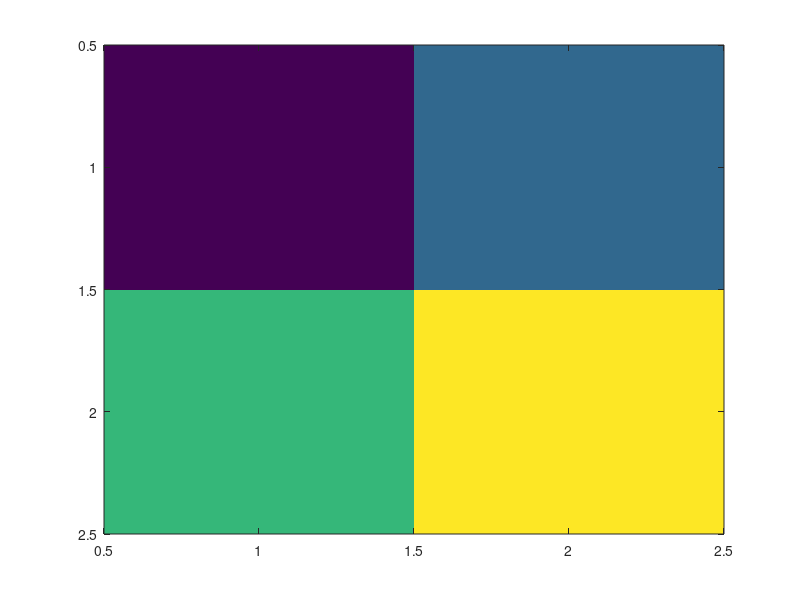
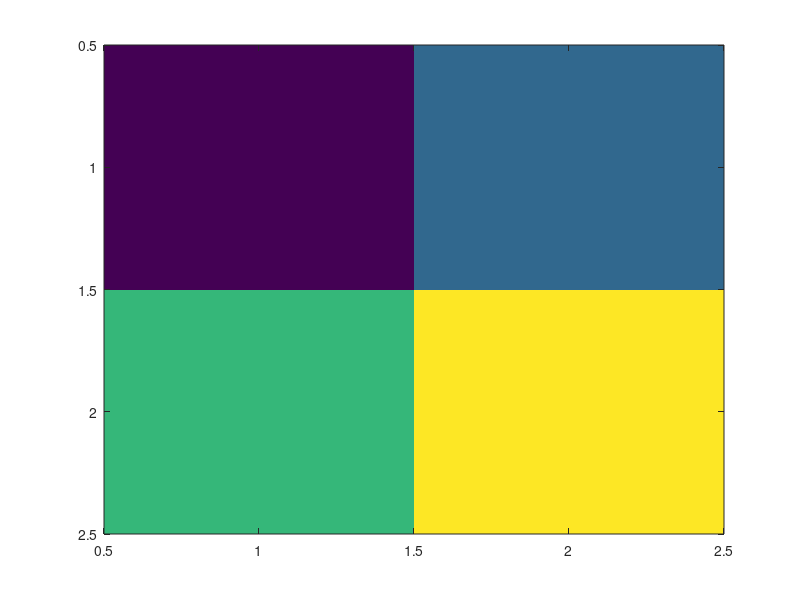
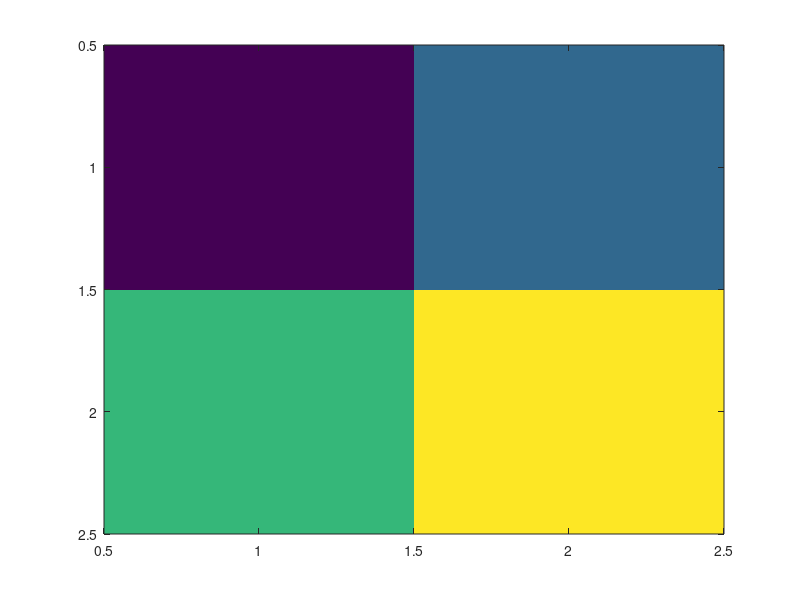
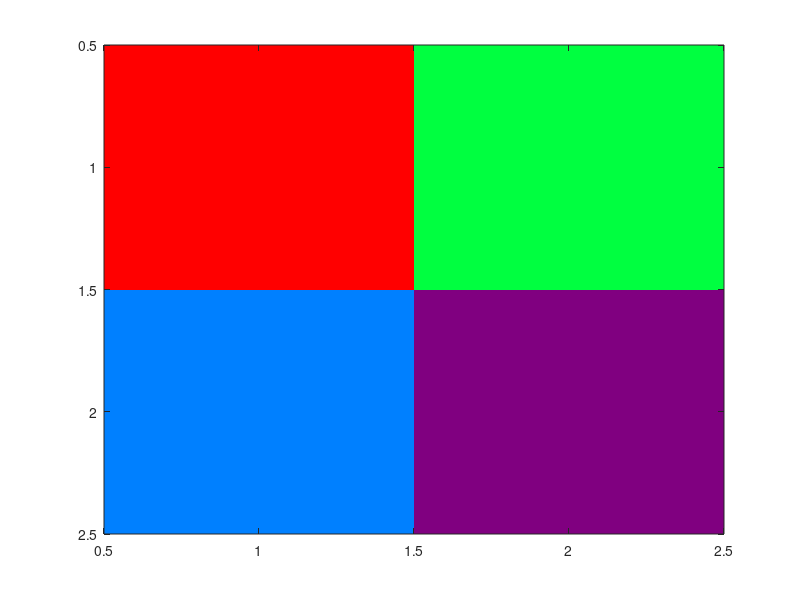

These figures' MATLAB source, in order: (Note: this script raises an error after producing the figures.)
function summary = runM62RichImageTests(outputDirectory)
%RUNM62RICHIMAGETESTS Validate bounded RGB, alpha, mapping, and planner semantics.
    root=fileparts(fileparts(mfilename('fullpath')));addpath(fullfile(root,'src'));
    if nargin<1,outputDirectory=fullfile(root,'.audit','m62-rich-image');end
    if exist(outputDirectory,'dir')==7,rmdir(outputDirectory,'s');end,mkdir(outputDirectory);
    cases={...
      'I01_scalar_opaque',@scalarOpaque; 'I02_constant_alpha',@constantAlpha;...
      'I03_per_pixel_alpha',@perPixelAlpha; 'I04_rgb_double',@rgbDouble;...
      'I05_rgb_uint8',@rgbUint8; 'I06_rgb_uint16',@rgbUint16;...
      'I07_direct_scalar',@directScalar; 'I08_auto_rgb',@autoRgb;...
      'I09_auto_alpha',@autoAlpha; 'I10_forced_vector_rich',@forcedVector;...
      'I11_hybrid_rgb_asset',@hybridRgb; 'I12_hybrid_alpha_asset',@hybridAlpha;...
      'I13_scalar_nan',@scalarNan; 'I14_json_replay',@jsonReplay;...
      'I15_old_v2_replay',@oldReplay; 'I16_determinism',@determinism;...
      'I17_lifecycle',@lifecycle; 'I18_coordinates_ydir',@coordinates;...
      'I19_mixed_scalar_rgb',@mixedColorOwnership; 'I20_scale_512',@scale512;...
      'N01_alpha_shape',@badAlphaShape; 'N02_alpha_range',@badAlphaRange;...
      'N03_alpha_mapping',@badAlphaMapping; 'N04_rgb_nan',@badRgb;...
      'N05_bad_ir_dimension',@badIrDimension; 'N06_nonuniform_hybrid',@nonuniformHybrid};
    rows=cell(size(cases,1),4);failures=0;
    for k=1:size(cases,1)
      try,detail=cases{k,2}();status='PASS';catch err,status='FAIL';failures=failures+1;detail=[id(err) ': ' one(err.message)];end
      rows(k,:)={cases{k,1},status,detail,'rich-image'};
    end
    path=fullfile(outputDirectory,'rich-image-results.tsv');writeRows(path,rows);
    summary=struct('tests',size(rows,1),'failures',failures,'resultPath',path);
    if failures,fprintf(2,'%s',fileread(path));error('M2T:M62RichImageTestsFailed','%d M6.2 tests failed.',failures);end

    function d=scalarOpaque(),[f,~,c]=scalarFig();n=imageNode(f);assert(strcmp(n.colorMode,'scalar')&&strcmp(n.alphaMode,'opaque'));d='legacy scalar contract preserved';clear c;end
    function d=constantAlpha(),[f,h,c]=scalarFig();set(h,'AlphaData',0.4);n=imageNode(f);assert(strcmp(n.alphaMode,'constant')&&n.alphaData==0.4);d='constant alpha owned by image';clear c;end
    function d=perPixelAlpha(),[f,h,c]=scalarFig();a=[0 .25;.5 1];set(h,'AlphaData',a);n=imageNode(f);assert(strcmp(n.alphaMode,'per_pixel')&&isequal(n.alphaData,a));d='per-pixel alpha retained';clear c;end
    function d=rgbDouble(),[f,~,c]=rgbFig(rgbData());ir=m2t2.reader.readFigure(f);n=ir.axes{1}.series{1};assert(strcmp(n.colorMode,'rgb')&&strcmp(n.mapping,'none')&&isequal(n.cdata,rgbData()));p=m2t2.render.makePgfplotsPlan(ir,true,m2t2.render.defaultConfig(),'hybrid','a');assert(isempty(strfind(p.tex,'point meta min=')));d='double RGB normalized without CLim TeX';clear c;end
    function d=rgbUint8(),v=uint8(round(rgbData()*255));[f,~,c]=rgbFig(v);n=imageNode(f);assert(max(abs(n.cdata(:)-double(v(:))/255))<1e-12);d='uint8 RGB normalized by 255';clear c;end
    function d=rgbUint16(),v=uint16(round(rgbData()*65535));[f,~,c]=rgbFig(v);n=imageNode(f);assert(max(abs(n.cdata(:)-double(v(:))/65535))<1e-12);d='uint16 RGB normalized by 65535';clear c;end
    function d=directScalar(),f=figure('Visible','off');c=onCleanup(@()closeFig(f));h=image(axes('Parent',f),[1 2;3 4]);set(h,'CDataMapping','direct');n=imageNode(f);assert(strcmp(n.mapping,'direct')&&n.directIndexBase==1);d='direct scalar indices explicit';clear c;end
    function d=autoRgb(),[f,~,c]=rgbFig(rgbData());q=m2t.planning.selectImageBackend(m2t2.reader.readFigure(f),'auto');assert(strcmp(q.selected,'hybrid')&&strcmp(q.reason,'truecolor_requires_hybrid'));d='RGB semantic planner reason stable';clear c;end
    function d=autoAlpha(),[f,h,c]=scalarFig();set(h,'AlphaData',.5);q=m2t.planning.selectImageBackend(m2t2.reader.readFigure(f),'auto');assert(strcmp(q.reason,'alpha_requires_hybrid'));d='alpha semantic planner reason stable';clear c;end
    function d=forcedVector(),[f,~,c]=rgbFig(rgbData());caught=false;try,m2t.planning.selectImageBackend(m2t2.reader.readFigure(f),'vector');catch err,caught=strcmp(err.identifier,'M2T2:E053:UnsupportedVectorRichImage');end;assert(caught);d='forced vector fails precisely';clear c;end
    function d=hybridRgb(),[f,~,c]=rgbFig(rgbData());p=plan(f);a=p.assets(1);assert(isequal(a.rgb,uint8(round(rgbData()*255)))&&all(a.alpha(:)==255));d='RGB channel order exact';clear c;end
    function d=hybridAlpha(),[f,h,c]=rgbFig(rgbData());set(h,'AlphaData',[0 .25;.5 1]);a=plan(f).assets(1);assert(isequal(a.alpha,uint8(round([0 .25;.5 1]*255))));d='alpha channel exact';clear c;end
    function d=scalarNan(),[f,h,c]=scalarFig();set(h,'CData',[1 NaN;3 4]);a=plan(f).assets(1);assert(a.alpha(1,2)==0);d='scalar NaN is transparent missing cell';clear c;end
    function d=jsonReplay(),[f,h,c]=rgbFig(rgbData());set(h,'AlphaData',[0 .25;.5 1]);ir=m2t2.reader.readFigure(f);r=m2t2.ir.fromJson(jsonencode(ir));m2t2.ir.validate(r);a=ir.axes{1}.series{1};b=r.axes{1}.series{1};assert(isequal(a,b));d='rich image JSON round-trip exact';clear c;end
    function d=oldReplay(),[f,~,c]=scalarFig();ir=m2t2.reader.readFigure(f);s=ir.axes{1}.series{1};s=rmfield(s,{'colorMode','directIndexBase','alphaMode','alphaData'});ir.axes{1}.series{1}=s;r=m2t2.ir.fromJson(jsonencode(ir));n=r.axes{1}.series{1};assert(strcmp(n.colorMode,'scalar')&&strcmp(n.alphaMode,'opaque'));d='old v2 defaults restored';clear c;end
    function d=determinism(),[f,h,c]=rgbFig(rgbData());set(h,'AlphaData',[0 .25;.5 1]);a=plan(f);b=plan(f);assert(isequal(a,b));p1=fullfile(outputDirectory,'deterministic-a.png');p2=fullfile(outputDirectory,'deterministic-b.png');m2t2.render.writePngAsset(a.assets(1),p1);m2t2.render.writePngAsset(b.assets(1),p2);assert(isequal(readBytes(p1),readBytes(p2)));d='IR planner TeX and same-encoder PNG bytes deterministic';clear c;end
    function d=lifecycle(),[f,h,c]=rgbFig(rgbData());set(h,'AlphaData',.5);before={get(h,'CData'),get(h,'AlphaData'),get(h,'XData'),get(h,'YData')};m2t2.reader.readFigure(f);after={get(h,'CData'),get(h,'AlphaData'),get(h,'XData'),get(h,'YData')};assert(isequal(before,after));d='reader does not mutate source';clear c;end
    function d=coordinates(),[f,h,c]=rgbFig(rgbData());set(h,'XData',[-2 4],'YData',[3 -1]);set(get(h,'Parent'),'YDir','normal');ir=m2t2.reader.readFigure(f);n=ir.axes{1}.series{1};assert(isequal(n.x,[-2 4])&&isequal(n.y,[3 -1])&&strcmp(ir.axes{1}.ydirection,'normal'));d='extent and YDir retained';clear c;end
    function d=mixedColorOwnership(),f=figure('Visible','off');c=onCleanup(@()closeFig(f));a1=subplot(1,2,1,'Parent',f);imagesc(a1,[1 2;3 4]);colorbar(a1);a2=subplot(1,2,2,'Parent',f);image(a2,rgbData());ir=m2t2.reader.readFigure(f);assert(numel(ir.elements)==1);d='RGB creates no fake colorbar';clear c;end
    function d=scale512(),v=repmat(reshape(linspace(0,1,512),1,512,1),512,1,3);n=m2t2.ir.makeImageSeries();n.x=1:512;n.y=1:512;n.cdata=v;n.colorMode='rgb';n.mapping='none';ax=m2t2.ir.makeAxes();ax.series={n};ir=m2t2.ir.makeFigure({ax});t=tic;q=m2t.planning.selectImageBackend(ir,'auto');p=m2t2.render.makePgfplotsPlan(ir,true,m2t2.render.defaultConfig(),q.selected,'assets');elapsed=toc(t);assert(strcmp(q.selected,'hybrid')&&isequal(size(p.assets(1).rgb),[512 512 3]));d=sprintf('512x512 retained, plan %.4gs',elapsed);end
    function d=badAlphaShape(),[f,h,c]=scalarFig();caught=false;try,set(h,'AlphaData',[1 1 1]);m2t2.reader.readFigure(f);catch err,caught=strcmp(err.identifier,'M2T2:E050:MalformedImageAlphaData');end;assert(caught);d='malformed alpha shape rejected';clear c;end
    function d=badAlphaRange(),[f,h,c]=scalarFig();set(h,'AlphaData',1.2);caught=catchRead(f,'M2T2:E050:MalformedImageAlphaData');assert(caught);d='alpha outside [0,1] rejected';clear c;end
    function d=badAlphaMapping(),[f,h,c]=scalarFig();set(h,'AlphaDataMapping','scaled');assert(catchRead(f,'M2T2:E051:UnsupportedImageAlphaMapping'));d='scaled alpha mapping rejected';clear c;end
    function d=badRgb(),v=rgbData();v(1)=NaN;[f,~,c]=rgbFig(v);assert(catchRead(f,'M2T2:E049:UnsupportedImageRGB'));d='RGB NaN rejected';clear c;end
    function d=badIrDimension(),n=m2t2.ir.makeImageSeries();n.x=1:2;n.y=1:2;n.cdata=zeros(2,2,4);n.colorMode='rgb';n.mapping='none';ax=m2t2.ir.makeAxes();ax.series={n};caught=false;try,m2t2.ir.validate(m2t2.ir.makeFigure({ax}));catch,caught=true;end;assert(caught);d='unsupported dimensionality rejected by IR';end
    function d=nonuniformHybrid(),n=m2t2.ir.makeImageSeries();n.x=[1 2 4];n.y=1:2;n.cdata=zeros(2,3);ax=m2t2.ir.makeAxes();ax.series={n};caught=false;try,m2t2.render.makePgfplotsPlan(m2t2.ir.makeFigure({ax}),true,m2t2.render.defaultConfig(),'hybrid','a');catch err,caught=strcmp(err.identifier,'M2T:IMAGE_HYBRID_COORDINATES_UNSUPPORTED');end;assert(caught);d='nonuniform hybrid placement rejected';end
    function p=plan(f),ir=m2t2.reader.readFigure(f);p=m2t2.render.makePgfplotsPlan(ir,true,m2t2.render.defaultConfig(),'hybrid','assets');end
    function yes=catchRead(f,code),yes=false;try,m2t2.reader.readFigure(f);catch err,yes=strcmp(err.identifier,code);end,end
end

function [f,h,c]=scalarFig(),f=figure('Visible','off');c=onCleanup(@()closeFig(f));h=imagesc(axes('Parent',f),[1 2;3 4]);end
function [f,h,c]=rgbFig(v),f=figure('Visible','off');c=onCleanup(@()closeFig(f));h=image(axes('Parent',f),v);end
function v=rgbData(),v=zeros(2,2,3);v(:,:,1)=[1 0;0 .5];v(:,:,2)=[0 1;.5 0];v(:,:,3)=[0 .25;1 .5];end
function n=imageNode(f),ir=m2t2.reader.readFigure(f);n=ir.axes{1}.series{1};end
function b=readBytes(path),fid=fopen(path,'rb');assert(fid>=0);c=onCleanup(@()fclose(fid));b=fread(fid,Inf,'*uint8');clear c;end
function closeFig(f),if ishandle(f),close(f);end,end
function v=id(err),v=err.identifier;if isempty(v),v='<none>';end,end
function v=one(v),v=regexprep(v,'[\r\n\t]+',' ');end
function writeRows(path,rows),fid=fopen(path,'wb');assert(fid>=0);c=onCleanup(@()fclose(fid));fprintf(fid,'case\tstatus\tdetail\tlayer\n');for k=1:size(rows,1),fprintf(fid,'%s\t%s\t%s\t%s\n',rows{k,:});end,clear c;end
